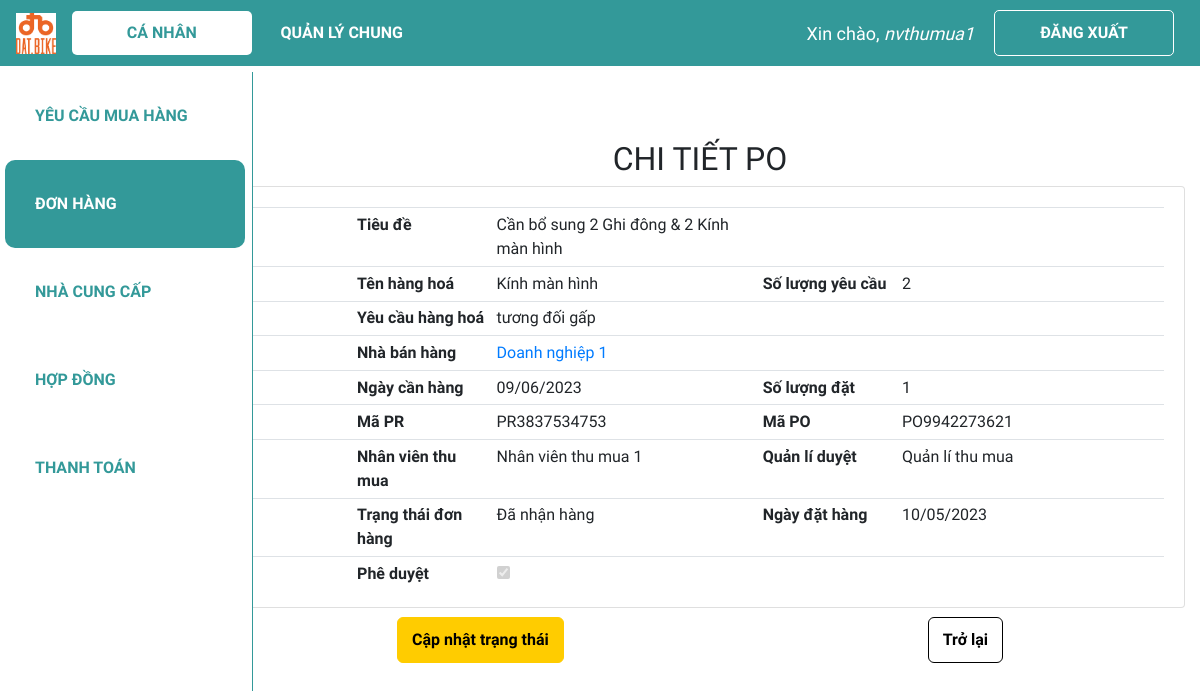
Screenshot of /ca_nhan/xem_po/PO9942273621 (signed in) with the database file from the repository.
### web_core/models.py (models this page shows, shortened)
class PO(models.Model):
    danh_muc_trang_thai = (
        ('Chờ phê duyệt', 'Chờ phê duyệt'),
        ('Đang thực hiện', 'Đang thực hiện'),
        ('Đã nhận hàng', 'Đã nhận hàng'),
        ('Đã hoàn thành', 'Đã hoàn thành'),
    )
    ma_PO = ShortUUIDField(
        verbose_name='Mã PO',
        length=10,
        max_length=12,
        prefix="PO",
        alphabet="0123456789",
        primary_key=True
    )
    ma_PR = models.ForeignKey(PR, on_delete = models.CASCADE, verbose_name = 'Mã PR', blank=True, null=True)
    ma_hang_hoa = models.ForeignKey(HANGHOA, on_delete = models.CASCADE, verbose_name = 'Mã hàng hoá', blank=True, null=True)
    so_luong = models.IntegerField('Số lượng', validators = [MinValueValidator(0)], default = 0)
    ma_hop_dong = models.ForeignKey(HOPDONG, on_delete = models.SET_NULL, verbose_name = 'Mã hợp đồng', blank=True, null=True)
    ma_nhan_vien_tao = models.ForeignKey(NHANVIEN, on_delete=models.SET_NULL, verbose_name = 'Mã nhân viên tạo', related_name = 'nv_tao_PO',blank=True, null=True)
    ma_ncc = models.ForeignKey(NCC, on_delete = models.SET_NULL, verbose_name = 'Mã nhà cung cấp', blank=True, null=True)
    ngay_tao = models.DateTimeField('Ngày tạo', default = datetime.now)
    ngay_cap_nhat = models.DateTimeField('Ngày cập nhật', default = datetime.now)
    ngay_du_kien_nhan = models.DateTimeField('Ngày dự kiến nhận', blank=True, null=True)
    so_tien_thanh_toan = models.PositiveBigIntegerField('Số tiền thanh toán', validators=[MinValueValidator(0)], default = 0)
    trang_thai = models.CharField('Trạng thái PO', max_length = 100, choices=danh_muc_trang_thai, default='Chờ phê duyệt', blank=True, null=True)
    ma_quan_ly_duyet = models.ForeignKey(NHANVIEN, on_delete = models.SET_NULL, verbose_name = 'Mã quản lý duyệt', related_name = 'quan_ly', blank=True, null=True)

class PR(models.Model):
    danh_muc_trang_thai = (
        ('Chờ phân công', 'Chờ phân công'),
        ('Đang thực hiện', 'Đang thực hiện'),
        ('Đã hoàn thành', 'Đã hoàn thành'),
    )
    ma_PR = ShortUUIDField(
        verbose_name='Mã PR',
        length=10,
        max_length=12,
        prefix="PR",
        alphabet="0123456789",
        primary_key=True
    )
    ma_nhan_vien_tao = models.ForeignKey(NHANVIEN, on_delete = models.CASCADE, verbose_name = 'Mã nhân viên tạo', related_name = 'nv_tao_PR', blank=True, null=True)
    ma_nhan_vien_phu_trach = models.ForeignKey(NHANVIEN, on_delete = models.SET_NULL, verbose_name = 'Mã nhân viên phụ trách',  related_name = 'nv_phutrach_PR', blank=True, null=True)
    ngay_tao = models.DateTimeField('Ngày tạo', default = datetime.now)
    ngay_cap_nhat = models.DateField('Ngày cập nhật', default = datetime.now)
    ten_PR = models.CharField('Tên PR', max_length = 300)
    trang_thai = models.CharField('Trạng thái PR', max_length = 100, choices=danh_muc_trang_thai, default='Chờ phân công',blank=True, null=True)

class PR_HH(models.Model):
    danh_muc_trang_thai = (
        ('Chờ phân công', 'Chờ phân công'),
        ('Đang thực hiện', 'Đang thực hiện'),
        ('Đã hoàn thành', 'Đã hoàn thành'),
    )
    ma_PR = models.ForeignKey(PR, on_delete = models.CASCADE, verbose_name = 'Mã PR', blank=True, null=True)
    ma_hang_hoa = models.ForeignKey(HANGHOA, on_delete=models.SET_NULL, verbose_name = 'Mã hàng hoá',blank=True, null=True)
    so_luong = models.IntegerField('Số lượng', validators = [MinValueValidator(0)], default = 0)
    ngay_can_hang = models.DateField('Ngày cần hàng', editable = True, blank=True, null=True)
    ngay_cap_nhat = models.DateField('Ngày cập nhật', default = datetime.now)
    yeu_cau = models.CharField('Yêu cầu', max_length = 300, blank=True, null=True)
    trang_thai = models.CharField('Trạng thái PR', max_length = 100, choices=danh_muc_trang_thai, default='Chờ phân công',blank=True, null=True)

class HANGHOA(models.Model):
    ma_HH = ShortUUIDField(
        verbose_name='Mã hàng hoá',
        length=10,
        max_length=12,
        prefix="HH",
        alphabet="0123456789",
        primary_key=True
    )
    ten_hang_hoa = models.CharField('Tên hàng hoá', max_length = 100,blank=True, null=True)
    so_luong_ton = models.IntegerField('Số lượng tồn', validators = [MinValueValidator(0)], default = 0)

class NCC(models.Model):
    ma_NCC = ShortUUIDField(
        verbose_name='Mã nhà cung cấp',
        length=10,
        max_length=12,
        prefix="NC",
        alphabet="0123456789",
        primary_key=True
    )
    ma_nhan_vien_tao = models.ForeignKey(NHANVIEN, on_delete = models.SET_NULL, verbose_name = 'Mã nhân viên tạo', blank = True, null=True)
    ma_so_thue = models.CharField('Mã số thuế', max_length = 20,blank=True, null=True)
    ma_hang_hoa = models.ManyToManyField(HANGHOA, verbose_name = 'Mã hàng hoá', blank = True)
    ten_doanh_nghiep = models.CharField('Tên doanh nghiệp', max_length = 100,blank=True, null=True)
    dia_chi = models.CharField('Địa chỉ', max_length = 300,blank=True, null=True)
    nguoi_lien_he = models.CharField('Người liên hệ', max_length = 100, blank=True, null=True)
    sdt = models.CharField('Số điện thoại', max_length = 20,blank=True, null=True)
    email = models.EmailField('Email', max_length = 100, blank=True, null=True)
    stk = models.CharField('Thông tin chuyển khoản', max_length = 100, blank=True, null=True)
    giay_phep = models.CharField('Giấy phép', max_length = 100, blank=True, null=True)
    nang_luc_hang_hoa = models.CharField('Năng lực hàng hoá', max_length = 100, blank=True, null=True)
    ngay_cap_nhat = models.DateTimeField('Ngày cập nhật', default=datetime.now)
    cong_no = models.CharField('Công nợ', max_length = 500, blank=True, null=True)
    file_bao_gia =  models.CharField('File báo giá', max_length=500, blank=True, null=True)

class NHANVIEN(models.Model):
    danh_muc_phong_ban = (
        ('Thu mua', 'Thu mua'),
        ('Kho', 'Kho'),
        ('Kế toán', 'Kế toán'),
        ('R&D', 'R&D'),
        ('Production', 'Production'),
        ('Khác', 'Khác')
    )
    danh_muc_chuc_vu = (
        ('Quản lí', 'Quản lí'),
        ('Nhân viên', 'Nhân viên'),
    )
    user = models.OneToOneField(User, null=True, blank=True, on_delete=models.CASCADE)
    ma_NV = ShortUUIDField(
        verbose_name='Mã nhân viên',
        length=10,
        max_length=12,
        prefix="NV",
        alphabet="0123456789",
        primary_key=True
    )
    ho_ten = models.CharField('Họ tên', max_length = 100,blank=True, null=True)
    phong_ban = models.CharField('Phòng ban', max_length = 50, choices=danh_muc_phong_ban,blank=True, null=True)
    chuc_vu = models.CharField('Chức vụ', max_length = 50, choices=danh_muc_chuc_vu,blank=True, null=True)

### web_core/decorators.py (the view)
    def wrapper_function(request, *args, **kwargs):
        group = None
        if request.user.groups.exists():
            group = request.user.groups.all()[0].name
        if group == 'quanly':
            return redirect('quanli_dspr')
        else:
            print(group)
            return view_func(request, *args, **kwargs)

### web_core/templatetags/index.py (called while the page is built)
@register.filter
def first_group_name(user):
    groups = user.groups.all()
    if groups:
        return groups[0].name
    return ''

### web_core/views.py (called while the page is built)
@non_admin_only
@login_required(login_url='login')
def view_po_canhan(request, ma_PO):
    if ma_PO is None:
        return redirect('/dspo_canhan')
    po = PO.objects.get(ma_PO=ma_PO)
    pr_hh = PR_HH.objects.get(ma_PR = po.ma_PR.ma_PR, ma_hang_hoa = po.ma_hang_hoa.ma_HH)
    context = {'po':po, 'pr_hh':pr_hh}
    return render(request,'web_core/view_po_canhan.html', context)

### web_core/templates/web_core/view_po_canhan.html (shortened to what this page needs)
{% extends 'web_core/main.html' %}
{% block content %}
<h2 class="table-title" style>CHI TIẾT PO</h2>
<div class="card card-body">
    <table class="table table-sm po-canhan">
        <tr>
            <th class="mid-content"></th>
            <th class="mid-content">Tiêu đề</th>
            <td class="large-content">{{po.ma_PR.ten_PR}}</td>
            <th class="small-content"></th>
            <th class="small-content"></th>
        </tr>
        <tr>
            <th class="mid-content"></th>
            <th class="mid-content">Tên hàng hoá</th>
            <td class="mid-content">{{pr_hh.ma_hang_hoa.ten_hang_hoa}}</td>
            <th class="mid-content">Số lượng yêu cầu</th>
            <td class="large-content">{{pr_hh.so_luong}}</td>
        </tr>
        <tr>
            <th class="mid-content"></th>
            <th class="mid-content">Yêu cầu hàng hoá</th>
            <td class="mid-content">{{pr_hh.yeu_cau}}</td>
            <th class="mid-content"></th>
            <th class="mid-content"></th>
        </tr>
        <tr>
            <th class="mid-content"></th>
            <th class="mid-content">Nhà bán hàng</th>
            <td class="mid-content"><a href="{% url 'quanli_xem_ncc' po.ma_ncc.ma_NCC %}">{{po.ma_ncc.ten_doanh_nghiep}}</a></td>
            <th class="mid-content"></th>
            <th class="mid-content"></th>
        </tr>
        <tr>
            <th class="mid-content"></th>
            <th class="mid-content">Ngày cần hàng</th>
            <td class="mid-content">{{pr_hh.ngay_can_hang|date:"d/m/Y"}}</td>
            <th class="mid-content">Số lượng đặt</th>
            <td class="mid-content">{{po.so_luong}}</td>
        </tr>
        <tr>
            <th class="mid-content"></th>
            <th class="mid-content">Mã PR</th>
            <td class="small-content">{{po.ma_PR.ma_PR}}</td>
            <th class="small-content">Mã PO</th>
            <td class="large-content">{{po.ma_PO}}</td>
        </tr>
        <tr>
            <th class="mid-content"></th>
            <th class="mid-content">Nhân viên thu mua</th>
            <td class="mid-content">{{po.ma_nhan_vien_tao.ho_ten}}</td>
            <th class="mid-content">Quản lí duyệt</th>
            <td class="mid-content">{{po.ma_quan_ly_duyet.ho_ten}}</td>
        </tr>
        <tr>
            <th class="mid-content"></th>
            <th class="mid-content">Trạng thái đơn hàng</th>
            <td class="small-content">
            {% load index %}
            {% if request.user|first_group_name == 'thumua' %}
                {% if po.trang_thai == 'Chờ phê duyệt' %}
                    <a  href="{% url 'canhan_sua_po' po.ma_PO %}">
                        {{po.trang_thai}}
                    </a>
                {% else %}
                    {{po.trang_thai}}
                {% endif %}
            {% endif %}
            </td>
            <th class="small-content">Ngày đặt hàng</th>
            <td class="large-content">{{po.ngay_tao|date:"d/m/Y"}}</td>
        </tr>
        <tr>
            <th class="mid-content"></th>
            <th class="mid-content">Phê duyệt</th>
            <td class="mid-content">
                <input type="checkbox" class="pheduyet-checkbox" id="inline" {% if po.ma_quan_ly_duyet %} checked="true" {% endif %} disabled="disabled">
            </td>
            <th class="mid-content"></th>
            <th class="mid-content"></th>
        </tr>
    </table>
</div>
<div class="form-btn">
    {% if request.user|first_group_name == 'thumua' and po.trang_thai != 'Chờ phê duyệt' and po.trang_thai != 'Đã hoàn thành'%}
        <a class="btn edit-btn" href="{% url 'canhan_capnhat_po' po.ma_PO %}">Cập nhật trạng thái</a>
    {% endif %}
    <a class='btn back-btn' href="{% url 'canhan_dspo' %}">Trở lại</a>
</div>
{% endblock %}

### web_core/templates/web_core/navbar.html (shortened to what this page needs)
{% load static %}
<nav class="navbar navbar-expand-lg my-navbar fixed-top">
    <a href="{% url 'home' %}">
        <img class="navbar-brand" alt="logo-brand" src="{% static 'images/logo.png' %}" height="50"
            style="padding-bottom: 4px" />
    </a>
    <div class="collapse navbar-collapse" id="navbarNav">
        {% with request.resolver_match.url_name as url_name %}
        <div class="navbar-nav">
            {% load index %}
            {% if request.user|first_group_name != 'quanly' and request.user|first_group_name != 'ketoan' %}
                <a class="nav-item nav-link my-nav-item {% if 'canhan' in url_name %}my-nav-active{% endif %} nav-canhan"
                href="{% url 'canhan_dspr' %}">Cá nhân</a>
            {% endif %}
            <a class="nav-item nav-link my-nav-item {% if 'quanli' in url_name %}my-nav-active{% endif %} nav-quanly"
                href="{% url 'quanli_dspr' %}">Quản lý chung</a>
        </div>
        {% endwith %}
    </div>
    {% with request.resolver_match.url_name as url_name %}
    {% if request.user.is_authenticated %}
    <span class="hello-msg">Xin chào, <span> {{request.user}} </span></span>
    <a class="nav-item nav-link my-nav-item my-btn" href="{% url 'logout' %}">Đăng xuất</a>
    {% else %}
    <a class="nav-item nav-link my-nav-item my-btn {% if url_name == 'login' %}my-nav-active{% endif %}"
        href="{% url 'login' %}">Đăng nhập</a>
    {% endif %}
    {% endwith %}
</nav>

### web_core/static/css/main.css (style rules this page uses)
* { font-family: 'Baloo 2', cursive; }
html, body { margin: 0; padding: 0; height: 100%; overflow-x: hidden; }

### web_core/templates/web_core/navbar.html (style rules this page uses)
.my-navbar.fixed-top { position: fixed; color: #fff; background-color: #399; z-index: 10; }
.my-nav-item { color: #fff; font-weight: bold; padding: 9.6px 16px !important; text-transform: uppercase; border-radius: 5px; width: 180px; text-align: center; }
.my-nav-active, .my-nav-active:hover { color: #399; background-color: #fff; }
.my-btn { border: 1px solid #fff; margin-right: 10px; }
.hello-msg { font-size: 18px; color: #fff; margin-right: 20px; }
.hello-msg>span { font-style: italic; }

### web_core/templates/web_core/view_po_canhan.html (style rules this page uses)
.card-body { padding-bottom: 0px; }
.table-title { text-align: center; }
.table th, .table td { vertical-align: top; text-align: left; }
.small-content { width: 150px; }
.mid-content { width: 250px; }
.large-content { width: 450px; }
.btn.edit-btn { font-weight: bold; background-color: rgb(255, 204, 0); border-color: rgb(255, 204, 0); border-radius: 6px; border-width: 1px; color: black; padding: 10px 14px; margin: auto; right: 0; }
.btn.back-btn { font-weight: bold; background-color: white; border-color: black; border-radius: 6px; border-width: 1px; color: black; padding: 10px 14px; margin: auto; right: 0; }
.form-btn { padding-top: 1%; display: flex; justify-content: center; }

### rows the page displays
PO: ma_PR.ten_PR "Cần bổ sung 2 Ghi đông & 2 Kính màn hình", ma_ncc.ten_doanh_nghiep "Doanh nghiệp 1", so_luong "1", ma_PR.ma_PR "PR3837534753", ma_PO "PO9942273621", ma_nhan_vien_tao.ho_ten "Nhân viên thu mua 1", ma_quan_ly_duyet.ho_ten "Quản lí thu mua", trang_thai "Đã nhận hàng", ngay_tao "10/05/2023", ma_quan_ly_duyet_id "☑"
PR_HH: ma_hang_hoa.ten_hang_hoa "Kính màn hình", so_luong "2", yeu_cau "tương đối gấp", ngay_can_hang "09/06/2023"

### other values shown
{{ request.user }} "nvthumua1"
